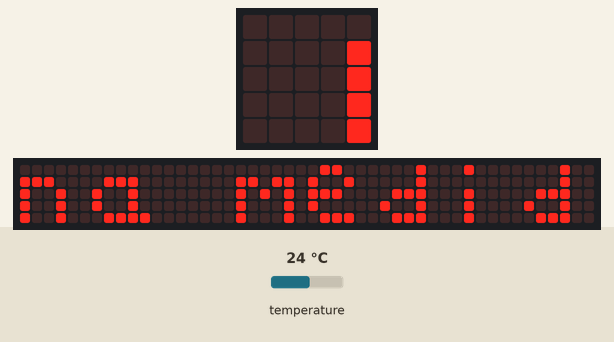
The program below on a simulated BBC micro:bit (MakeCode). Shown: the board's 5×5 LED display, a strip that is not on the board, showing the scrolling text unrolled. Inputs (shaded band) come from the test bench; at power-on: temperature 24 °C. The 48×5 strip is a reading aid, not a part: it shows the text the display is scrolling, unrolled, one strip-width of it at a time.

Above: at 0.22 s.
At 1.42 s:
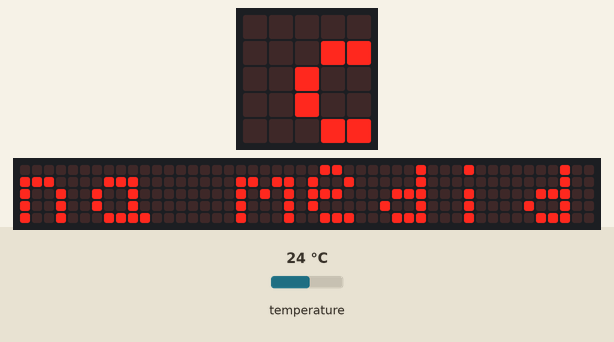
At 2.62 s:
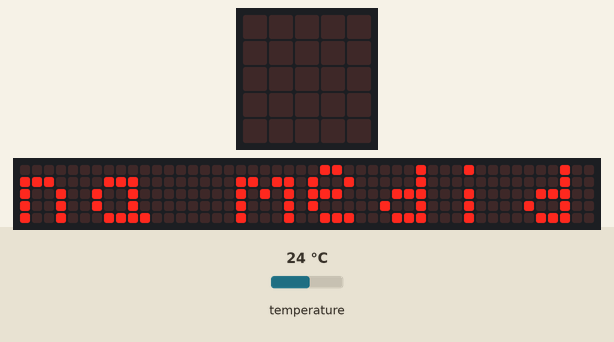
At 4.72 s:
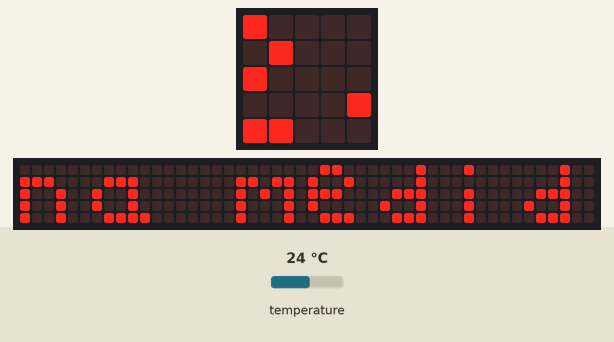
At 6.82 s:
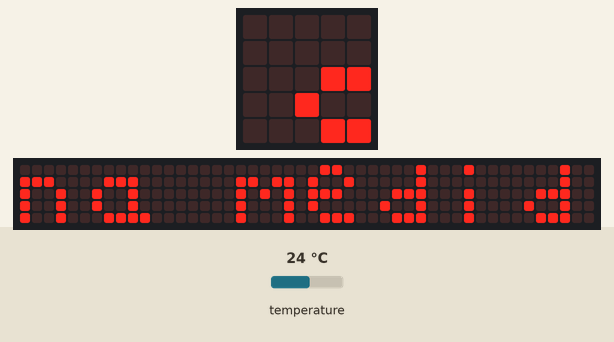
At 11.0 s:
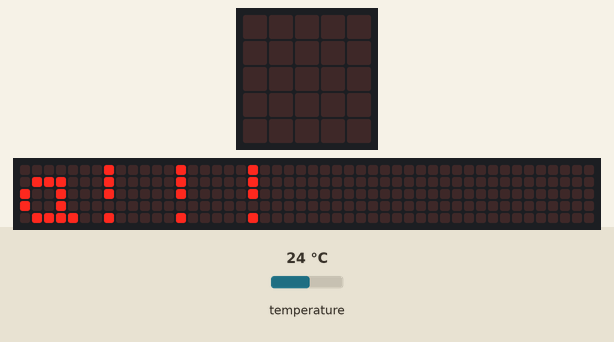

Measured:
- by itself, everything shown: repeats every 11.7 s, in 73 steps
- what the display in image 2 shows lasts 0.5 s, from 2.4 s to 2.9 s
- what the display in image 5 shows lasts 0.7 s, from 11.0 s to 11.7 s

The program:

main.ts
```typescript
basic.forever(function () {
    if (input.temperature() < 18) {
        basic.showString("muito frio!!!")
    } else if (input.temperature() > 24) {
        basic.showString("muito quente!!!")
    } else {
        basic.showString("na medida!!!")
    }
})
```

test.ts
```typescript
// testes vão aqui; isto não será compilado quando este pacote for usado como uma extensão.
```
